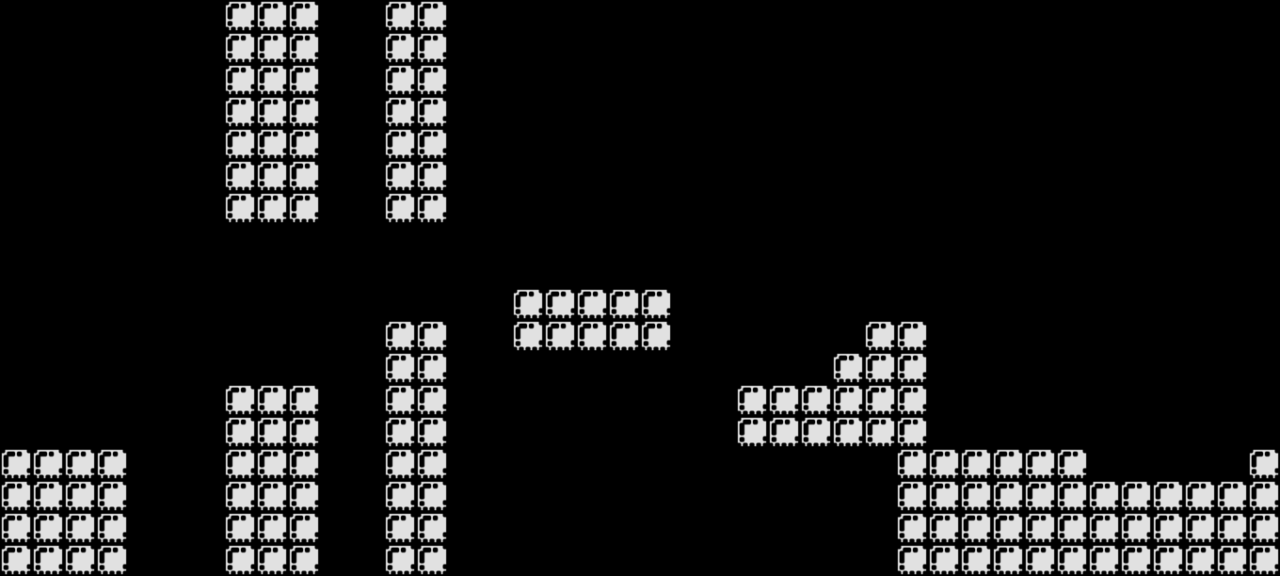

The image is a tile-based game level rendered from a .tmx file. Its description and source (layers, tilesets, objects; grid data summarised) follow:
An orthogonal 40x18 tile map with 32x32 px tiles, 1 tile layer (Tile Layer 1) and 13 objects (12x platform, player).

<map version="1.9" tiledversion="1.9.1" orientation="orthogonal" renderorder="right-down" width="40" height="18" tilewidth="32" tileheight="32" infinite="0" nextlayerid="4" nextobjectid="14">
 <tileset firstgid="1" source="tileset.tsx" />
 <layer id="1" name="Tile Layer 1" width="40" height="18">
  <data>[720 cells, 155 non-empty, 1 distinct tile ids]</data>
 </layer>
 <objectgroup id="2" name="spawn">
  <object id="1" class="player" x="32" y="416" width="32" height="32" />
 </objectgroup>
 <objectgroup id="3" name="platforms">
  <object id="2" class="platform" x="0" y="448" width="128" height="128" />
  <object id="3" class="platform" x="224" y="384" width="96" height="192" />
  <object id="4" class="platform" x="224" y="0" width="96" height="224" />
  <object id="5" class="platform" x="384" y="0" width="64" height="224" />
  <object id="6" class="platform" x="384" y="320" width="64" height="256" />
  <object id="7" class="platform" x="512" y="288" width="160" height="64" />
  <object id="8" class="platform" x="736" y="384" width="192" height="64" />
  <object id="9" class="platform" x="864" y="320" width="64" height="64" />
  <object id="10" class="platform" x="832" y="352" width="32" height="32" />
  <object id="11" class="platform" x="896" y="448" width="192" height="128" />
  <object id="12" class="platform" x="1088" y="480" width="192" height="96" />
  <object id="13" class="platform" x="1248" y="448" width="32" height="32" />
 </objectgroup>
</map>